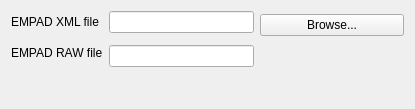
<?xml version="1.0" encoding="UTF-8"?>
<ui version="4.0">
 <class>Form</class>
 <widget class="QWidget" name="Form">
  <property name="geometry">
   <rect>
    <x>0</x>
    <y>0</y>
    <width>415</width>
    <height>109</height>
   </rect>
  </property>
  <property name="windowTitle">
   <string>Form</string>
  </property>
  <layout class="QVBoxLayout" name="verticalLayout">
   <item>
    <layout class="QGridLayout" name="gridLayout">
     <item row="0" column="0">
      <widget class="QLabel" name="label">
       <property name="text">
        <string>EMPAD XML file</string>
       </property>
      </widget>
     </item>
     <item row="0" column="1">
      <widget class="QLineEdit" name="lineEdit_xml_path"/>
     </item>
     <item row="0" column="2" rowspan="2">
      <widget class="QPushButton" name="pushButton_browse">
       <property name="text">
        <string>Browse...</string>
       </property>
      </widget>
     </item>
     <item row="1" column="0" rowspan="2">
      <widget class="QLabel" name="label_2">
       <property name="text">
        <string>EMPAD RAW file</string>
       </property>
      </widget>
     </item>
     <item row="2" column="1">
      <widget class="QLineEdit" name="lineEdit_raw_path"/>
     </item>
     <item row="2" column="2">
      <spacer name="horizontalSpacer">
       <property name="orientation">
        <enum>Qt::Horizontal</enum>
       </property>
       <property name="sizeHint" stdset="0">
        <size>
         <width>40</width>
         <height>20</height>
        </size>
       </property>
      </spacer>
     </item>
    </layout>
   </item>
   <item>
    <spacer name="verticalSpacer">
     <property name="orientation">
      <enum>Qt::Vertical</enum>
     </property>
     <property name="sizeHint" stdset="0">
      <size>
       <width>20</width>
       <height>26</height>
      </size>
     </property>
    </spacer>
   </item>
  </layout>
 </widget>
 <resources/>
 <connections/>
</ui>
